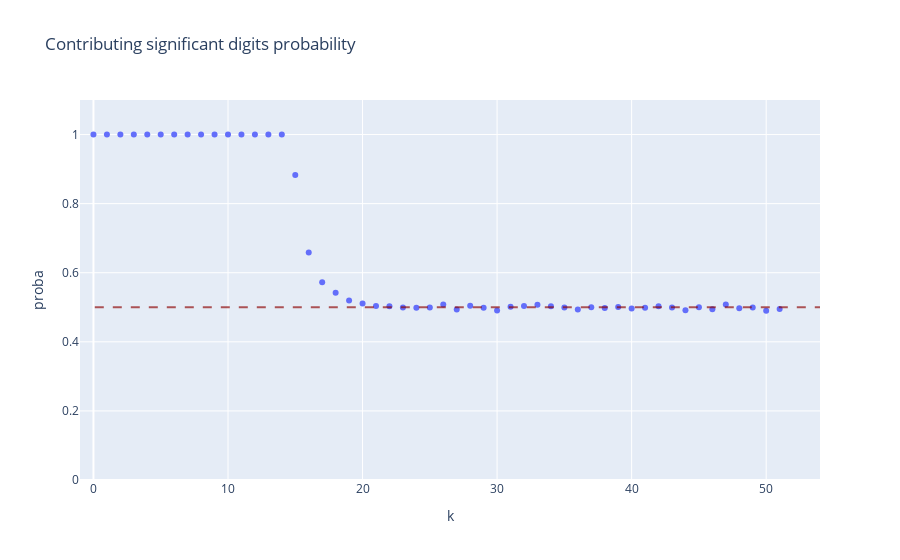

Notebook code for this chart:
### Code cell
px.scatter(
    x=k_trace, 
    y=proba_trace, 
    title="Contributing significant digits probability"
).update_xaxes(title="k", range=(-1,54)).update_yaxes(
    title="proba", range=(0,1.1)).add_hline(
        0.5, x0=0.02, x1=1, line=dict(color="darkred", dash="dash"), opacity=.65).show()

### Figure 1 — Plotly figure (JSON) as saved in the notebook; plotly's stock layout.template omitted (floating-point values rounded to 4 significant figures)
{"data": [{"hovertemplate": "x=%{x}<br>y=%{y}<extra></extra>", "legendgroup": "", "marker": {"color": "#636efa", "symbol": "circle"}, "mode": "markers", "name": "", "orientation": "v", "showlegend": false, "type": "scatter", "x": [0.0, 1.0, 2.0, 3.0, 4.0, 5.0, 6.0, 7.0, 8.0, 9.0, 10.0, 11.0, 12.0, 13.0, 14.0, 15.0, 16.0, 17.0, 18.0, 19.0, 20.0, 21.0, 22.0, 23.0, 24.0, 25.0, 26.0, 27.0, 28.0, 29.0, 30.0, 31.0, 32.0, 33.0, 34.0, 35.0, 36.0, 37.0, 38.0, 39.0, 40.0, 41.0, 42.0, 43.0, 44.0, 45.0, 46.0, 47.0, 48.0, 49.0, 50.0, 51.0], "xaxis": "x", "y": [1.0, 1.0, 1.0, 1.0, 1.0, 1.0, 1.0, 1.0, 1.0, 1.0, 1.0, 1.0, 1.0, 1.0, 1.0, 0.8827, 0.6589, 0.5727, 0.5421, 0.5194, 0.5107, 0.5036, 0.5032, 0.4994, 0.4989, 0.4992, 0.5082, 0.4937, 0.5043, 0.4983, 0.4909, 0.5015, 0.504, 0.507, 0.5032, 0.4995, 0.4933, 0.5, 0.4979, 0.5011, 0.4966, 0.4989, 0.5029, 0.4994, 0.4914, 0.5003, 0.4946, 0.5082, 0.4969, 0.4992, 0.4898, 0.495], "yaxis": "y"}], "layout": {"legend": {"tracegroupgap": 0}, "shapes": [{"line": {"color": "darkred", "dash": "dash"}, "opacity": 0.65, "type": "line", "x0": 0.02, "x1": 1, "xref": "x domain", "y0": 0.5, "y1": 0.5, "yref": "y"}], "title": {"text": "Contributing significant digits probability"}, "xaxis": {"anchor": "y", "domain": [0, 1], "range": [-1, 54], "title": {"text": "k"}}, "yaxis": {"anchor": "x", "domain": [0, 1], "range": [0, 1.1], "title": {"text": "proba"}}}}
